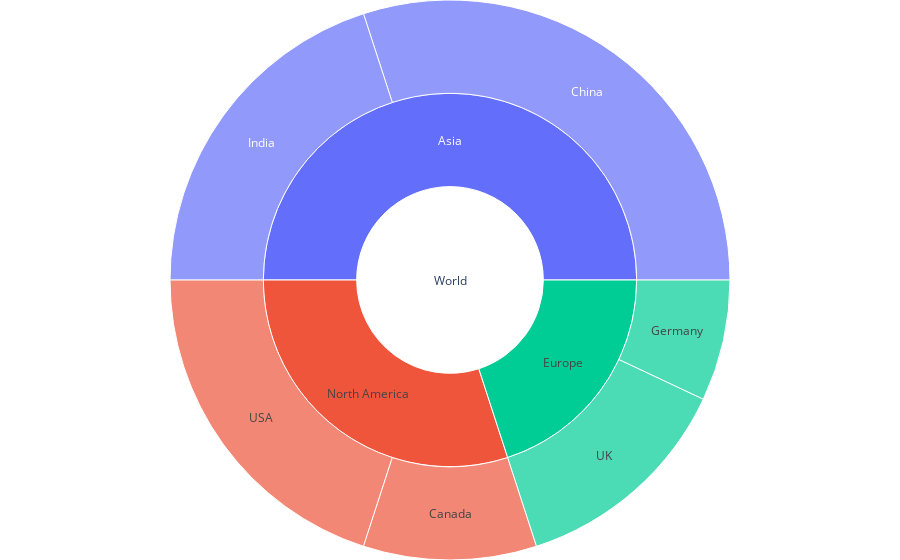

The code cell stored with this chart in its notebook:
### Code cell
import plotly.graph_objects as go

# Sample data for the Sunburst Chart
fig = go.Figure(go.Sunburst(
    labels=["World", "North America", "Europe", "Asia", "USA", "Canada", "Germany", "UK", "China", "India"],
    parents=["", "World", "World", "World", "North America", "North America", "Europe", "Europe", "Asia", "Asia"],
    values=[100, 30, 20, 50, 20, 10, 7, 13, 30, 20],
    branchvalues="total",
))

# Add interactive features
fig.update_layout(margin=dict(t=0, l=0, r=0, b=0))

# Show interactive chart
fig.show()

### Figure 1 — Plotly figure (JSON) as saved in the notebook; plotly's stock layout.template omitted (floating-point values rounded to 4 significant figures)
{"data": [{"branchvalues": "total", "labels": ["World", "North America", "Europe", "Asia", "USA", "Canada", "Germany", "UK", "China", "India"], "parents": ["", "World", "World", "World", "North America", "North America", "Europe", "Europe", "Asia", "Asia"], "type": "sunburst", "values": [100, 30, 20, 50, 20, 10, 7, 13, 30, 20]}], "layout": {"margin": {"b": 0, "l": 0, "r": 0, "t": 0}}}
